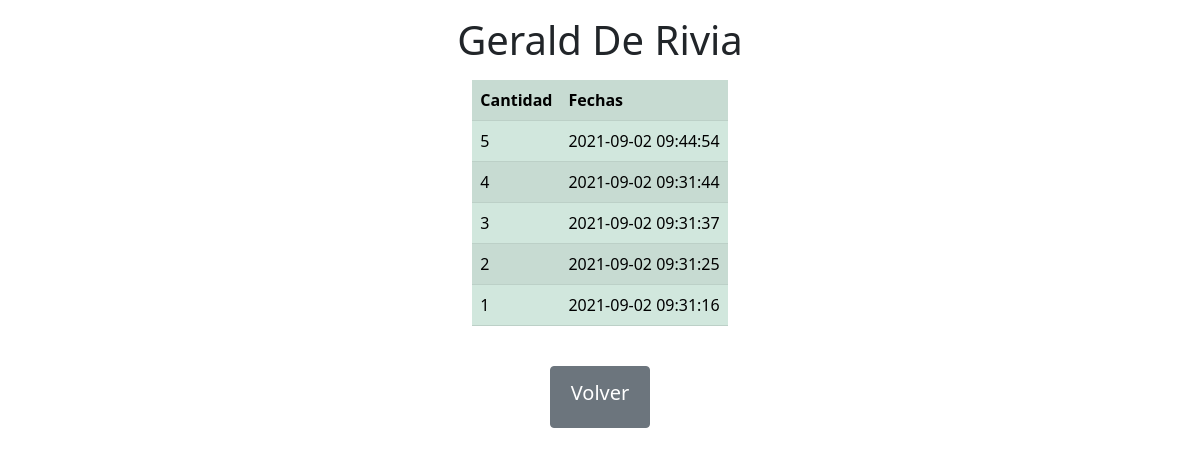
The app's page /views/attendancelist.php?id=2 (signed in) with its own data.
### tables this page shows
CREATE TABLE `asistencia` (
  `id` int(7) NOT NULL,
  `idStudent` int(7) NOT NULL,
  `name` varchar(100) NOT NULL,
  `lastName` varchar(100) NOT NULL,
  `fecha` timestamp NOT NULL DEFAULT CURRENT_TIMESTAMP
);

### controllers/controller.php (called while the page is built, shortened)
<?php
require_once("../models/accounts.php");
require_once("../models/Attendance.php");
class Controller{
  private $attendance;
  public function __construct(){
    $this->attendance = new Attendance();
  }
  public function selectDate($id){
    $arrayDate = $this->attendance->selectDate($id);
    return $arrayDate;
  }
}
?>

### models/conexion.php (called while the page is built, shortened)
<?php
class Conexion{
  private $host = "localhost";
  private $root = "root";
  private $pass = "";
  private $daba = "verificador_asistencia";
  public function __construct(){
    $this->conexion = new mysqli($this->host,$this->root,$this->pass,$this->daba);
  }
}
?>

### models/attendance.php (called while the page is built, shortened)
<?php
require_once("conexion.php");
class Attendance extends Conexion{
  public function selectDate($id){
    $petition = "SELECT * FROM `asistencia` WHERE idStudent = $id ORDER BY fecha DESC";
    if ($respSQL = $this->conexion->query($petition)) {
      while($row = $respSQL->fetch_assoc()){
        $array[] = [
          "id" => $row["id"],
          "idStudent" => $row["idStudent"],
          "nombre" => $row["name"],
          "apellido" => $row["lastName"],
          "fecha" => $row["fecha"]
        ];
      }
    }
    if(!empty($array))return $array;
    else return null;
  }
}
?>

### views/attendancelist.php (the view, shortened to what this page needs)
<?php
require_once("../controllers/controller.php");
require("parts/html1.php");
$id = $_GET["id"];
$controller = new Controller();
$list = $controller->selectDate($id);
?>
<h1 class="fs-1 text-center my-3"><?= $list[0]["nombre"]." ".$list[0]["apellido"]?></h1>
<div class="d-flex justify-content-center m-3">
  <table class="table table-success table-striped d-flex justify-content-center">
    <tr>
      <th scope="col">Cantidad</th>
      <th scope="col">Fechas</th>
    </tr>
    <?php if (!empty($list)):?>
      <?php $amount = count($list) ?>
    <?php foreach ($list as $value):?>
    <tr>
      <td><?= $amount ?></td>
      <td><?= $value["fecha"] ?></td>
      <?php $amount = $amount-1 ?>
    </tr>
    <?php endforeach; ?>
    <?php endif; ?>
  </table>
</div>
<div class="d-flex justify-content-center">
  <a href="../index.php"><button class="btn btn-secondary my-2"><h1 class="h5 p-2">Volver</h1></button></a>
</div>
<?php
require("parts/html1.php");
?>

### views/parts/html1.php (shortened to what this page needs)
<!DOCTYPE html>
<html lang="en">
<head>
  <link rel="stylesheet" href="../css/bootstrap.min.css">
</head>
<body>

### records on screen
asistencia: name "Gerald", lastName "De Rivia", fecha "2021-09-02 09:44:54"
asistencia: amount "4", fecha "2021-09-02 09:31:44"
asistencia: amount "3", fecha "2021-09-02 09:31:37"
asistencia: amount "2", fecha "2021-09-02 09:31:25"
asistencia: amount "1", fecha "2021-09-02 09:31:16"
